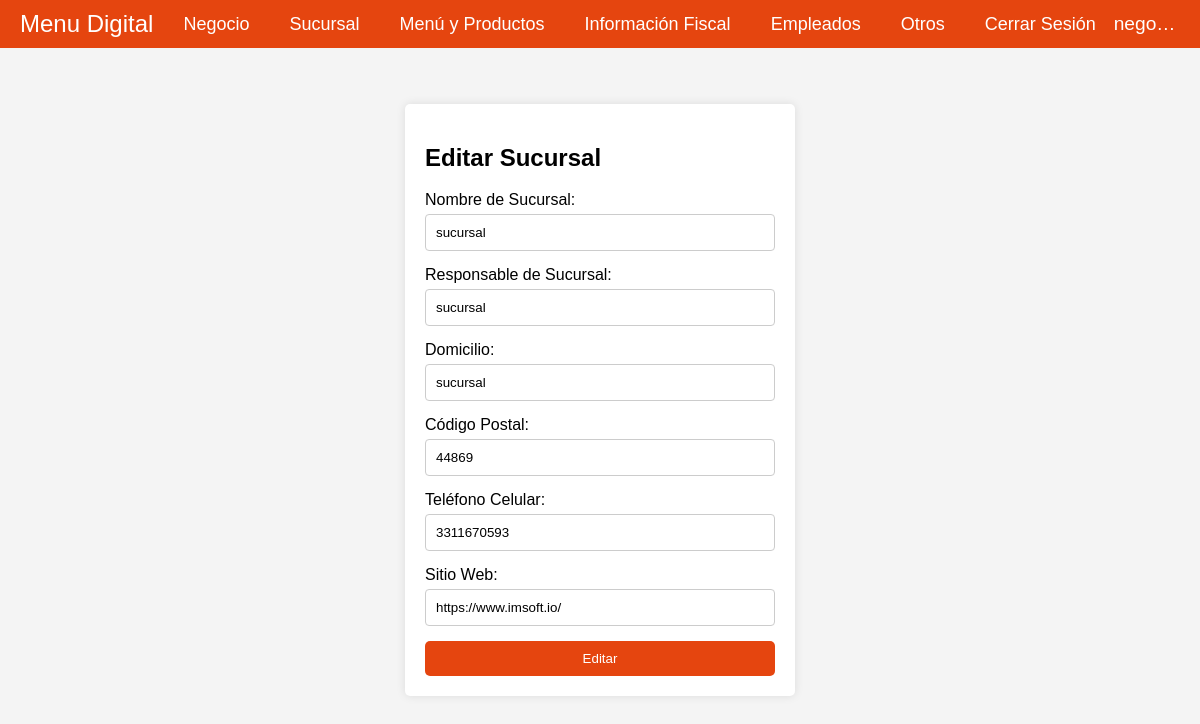
The page /src/branch/update-branch/update-branch.php?id=8 (signed in) on the database as committed earlier.
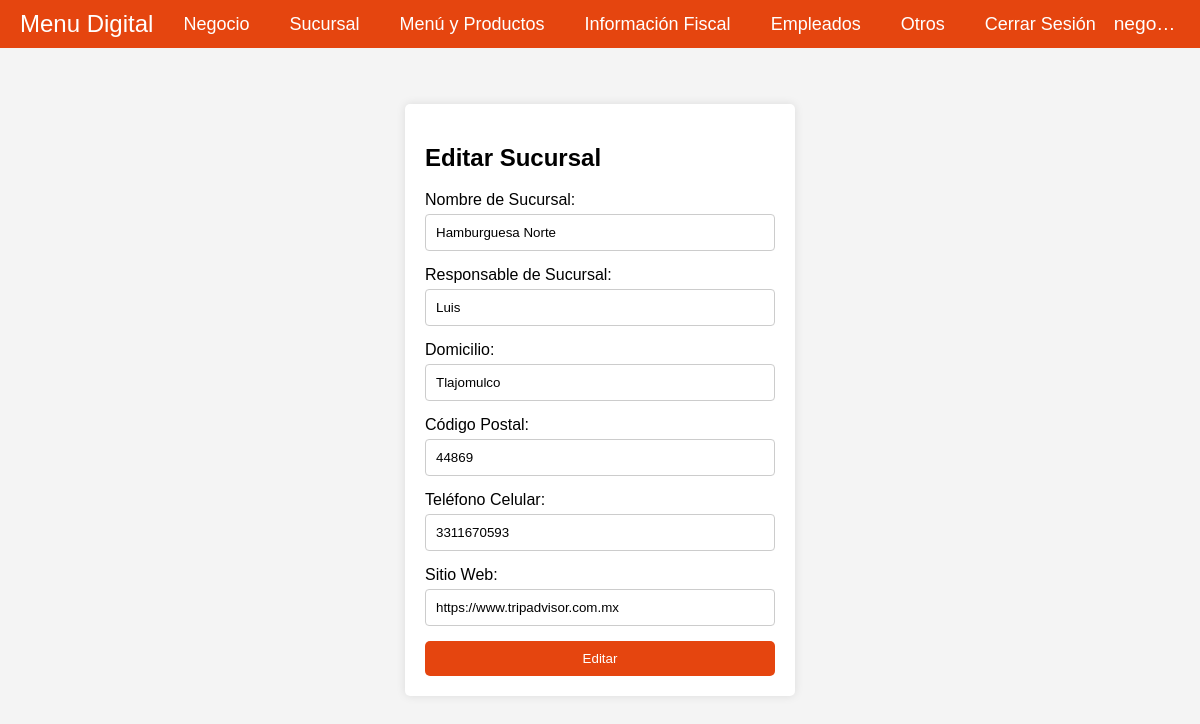
The same page on the database as committed later.
### tables this page shows
CREATE TABLE `branches` (
  `id` int NOT NULL,
  `branch_name` varchar(255) NOT NULL,
  `branch_manager` varchar(255) NOT NULL,
  `address` varchar(255) NOT NULL,
  `postal_code` char(5) NOT NULL,
  `cellphone` char(10) NOT NULL,
  `website` varchar(255) DEFAULT NULL,
  `company_id` int DEFAULT NULL
);

### src/branch/update-branch/update-branch.php (the view, shortened to what this page needs)
<?php
require '../../db/connection.php';
$id = $_GET['id'] ?? '';
if ($id) {
    $stmt = $conn->prepare("SELECT * FROM branches WHERE id = ?");
    $stmt->bind_param("i", $id);
    $stmt->execute();
    $result = $stmt->get_result();
    $branch = $result->fetch_assoc();
} else {
    die('ID no proporcionado.');
}
?>
<!DOCTYPE html>
<html lang="es">
<head>
    <link rel="stylesheet" href="update-branch.css">
    <link rel="stylesheet" href="../../company/company-menubar/company-menubar.css">
</head>
<body>
    <?php include '../../company/company-menubar/company-menubar.php'; ?>
    <div class="form-container">
        <h2>Editar Sucursal</h2>
        <form id="registrationForm" action="updateBranch.php" method="POST">
            <label for="branchName">Nombre de Sucursal:</label>
            <input type="text" id="branchName" name="branchName" value="<?php echo htmlspecialchars($branch['branch_name']); ?>" required>
            <label for="branchManager">Responsable de Sucursal:</label>
            <input type="text" id="branchManager" name="branchManager" value="<?php echo htmlspecialchars($branch['branch_manager']); ?>" required>
            <label for="address">Domicilio:</label>
            <input type="text" id="address" name="address" value="<?php echo htmlspecialchars($branch['address']); ?>" required>
            <label for="postalCode">Código Postal:</label>
            <input type="text" id="postalCode" name="postalCode" value="<?php echo htmlspecialchars($branch['postal_code']); ?>" required>
            <label for="cellphone">Teléfono Celular:</label>
            <input type="tel" id="cellphone" name="cellphone" value="<?php echo htmlspecialchars($branch['cellphone']); ?>" required pattern="[0-9]{10}">
            <label for="website">Sitio Web:</label>
            <input type="url" id="website" name="website" value="<?php echo htmlspecialchars($branch['website']); ?>">
            <button type="submit">Editar</button>
        </form>
    </div>
</body>
</html>

Rows that differ between the two databases and show on the page:
changed branches: branchName "sucursal" → "Hamburguesa Norte"; branchManager "sucursal" → "Luis"; address "sucursal" → "Tlajomulco"; website "https://www.imsoft.io/" → "https://www.tripadvisor.com.mx"
